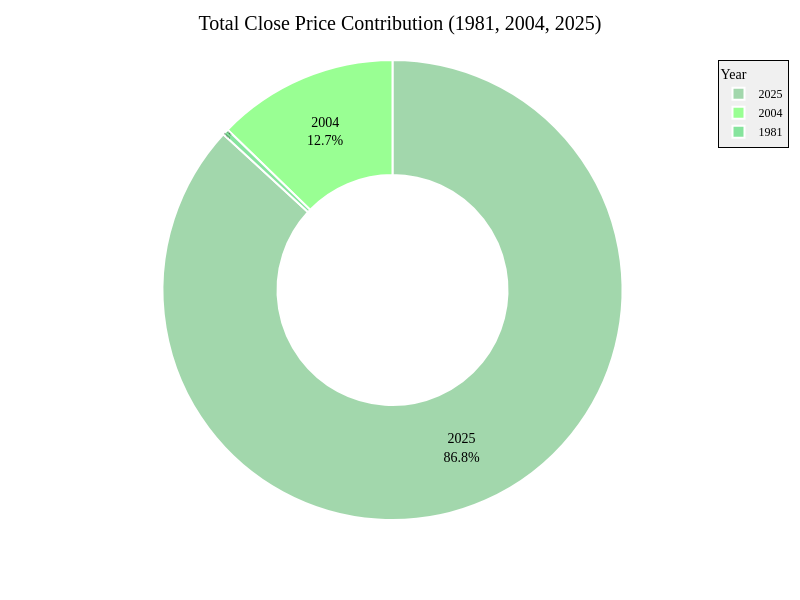

The notebook cell this image was saved under:
### Markdown cell above
# Profit and loss in Stock Market

### Code cell
import pandas as pd
import plotly.express as px

# Read Excel
df = pd.read_excel(r"D:\Akhila\ADQ\SENSEX\VERSION_4\Datasets\Sensex_with weekends(1981 to 27-06-2025).xlsx")

# Clean 'Close' column
df['Close'] = df['Close'].astype(str).str.replace(',', '').astype(float)

# Convert 'Date' column
df['Date'] = pd.to_datetime(df['Date'], dayfirst=True, errors='coerce')
df['Year'] = df['Date'].dt.year

# Filter for 1981, 2004, 2025
df_filtered = df[df['Year'].isin([1981, 2004, 2025])]

# Group and sum
sum_close_year = df_filtered.groupby('Year', as_index=False)['Close'].sum()

# Plotly Donut Chart
fig = px.pie(
    sum_close_year,
    names='Year',
    values='Close',
    hole=0.5,
    color_discrete_sequence=["#a2d7ac", '#99ff93', "#86E49D"],
)

# Update traces
fig.update_traces(
    textposition='inside',
    textinfo='percent+label',
    insidetextfont=dict(family='Arial Black', size=14, color='black'),
    marker=dict(line=dict(color='white', width=2))
)

# Update layout
fig.update_layout(
    title=dict(
        text='Total Close Price Contribution (1981, 2004, 2025)',
        x=0.5,
        font=dict(family="Arial Black", size=20, color='black')
    ),
    legend=dict(
        title="Year",
        orientation="v",
        font=dict(size=12, color='black', family='Arial Black'),
        bordercolor='black',
        borderwidth=1,
        bgcolor='rgba(240,240,240,0.95)',
        itemsizing='constant'
    ),
    showlegend=True,
    template='plotly_white'
)

fig.update_layout(
    width=800,   # 🔁 Adjust width in pixels
    height=600,   # 🔁 Adjust height in pixels

)
fig.show()

### Figure 1 — Plotly figure (JSON) as saved in the notebook; plotly's stock layout.template omitted (floating-point values rounded to 4 significant figures)
{"data": [{"domain": {"x": [0, 1], "y": [0, 1]}, "hole": 0.5, "hovertemplate": "Year=%{label}<br>Close=%{value}<extra></extra>", "insidetextfont": {"color": "black", "family": "Arial Black", "size": 14}, "labels": [1981, 2004, 2025], "legendgroup": "", "marker": {"line": {"color": "white", "width": 2}}, "name": "", "showlegend": true, "textinfo": "percent+label", "textposition": "inside", "type": "pie", "values": [69170.0, 2038000.0, 13910000.0]}], "layout": {"height": 600, "legend": {"bgcolor": "rgba(240,240,240,0.95)", "bordercolor": "black", "borderwidth": 1, "font": {"color": "black", "family": "Arial Black", "size": 12}, "itemsizing": "constant", "orientation": "v", "title": {"text": "Year"}, "tracegroupgap": 0}, "margin": {"t": 60}, "piecolorway": ["#a2d7ac", "#99ff93", "#86E49D"], "showlegend": true, "title": {"font": {"color": "black", "family": "Arial Black", "size": 20}, "text": "Total Close Price Contribution (1981, 2004, 2025)", "x": 0.5}, "width": 800}}
